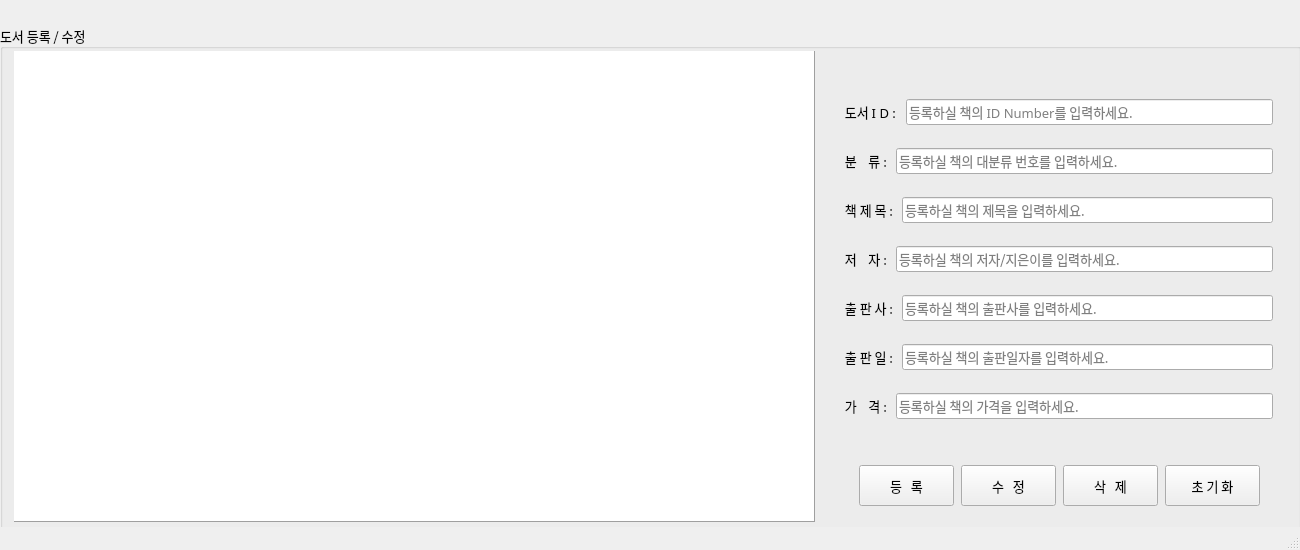
<?xml version="1.0" encoding="UTF-8"?>
<ui version="4.0">
 <class>MainWindow</class>
 <widget class="QMainWindow" name="MainWindow">
  <property name="geometry">
   <rect>
    <x>0</x>
    <y>0</y>
    <width>1300</width>
    <height>550</height>
   </rect>
  </property>
  <property name="maximumSize">
   <size>
    <width>1300</width>
    <height>550</height>
   </size>
  </property>
  <property name="font">
   <font>
    <family>D2Coding</family>
    <pointsize>10</pointsize>
    <weight>50</weight>
    <bold>false</bold>
   </font>
  </property>
  <property name="windowTitle">
   <string>MainWindow</string>
  </property>
  <widget class="QWidget" name="centralwidget">
   <widget class="QWidget" name="verticalLayoutWidget">
    <property name="geometry">
     <rect>
      <x>0</x>
      <y>25</y>
      <width>1301</width>
      <height>511</height>
     </rect>
    </property>
    <layout class="QVBoxLayout" name="verticalLayout">
     <item>
      <layout class="QHBoxLayout" name="horizontalLayout">
       <item>
        <widget class="QGroupBox" name="groupBox">
         <property name="sizePolicy">
          <sizepolicy hsizetype="MinimumExpanding" vsizetype="Preferred">
           <horstretch>0</horstretch>
           <verstretch>0</verstretch>
          </sizepolicy>
         </property>
         <property name="title">
          <string>도서 등록 / 수정</string>
         </property>
         <property name="alignment">
          <set>Qt::AlignLeading|Qt::AlignLeft|Qt::AlignTop</set>
         </property>
         <property name="flat">
          <bool>false</bool>
         </property>
         <widget class="QWidget" name="verticalLayoutWidget_2">
          <property name="geometry">
           <rect>
            <x>842</x>
            <y>57</y>
            <width>431</width>
            <height>361</height>
           </rect>
          </property>
          <layout class="QVBoxLayout" name="verticalLayout_2">
           <item>
            <layout class="QHBoxLayout" name="horizontalLayout_8">
             <item>
              <widget class="QLabel" name="label_6">
               <property name="maximumSize">
                <size>
                 <width>100</width>
                 <height>40</height>
                </size>
               </property>
               <property name="text">
                <string> 도서 I D : </string>
               </property>
              </widget>
             </item>
             <item>
              <widget class="QLineEdit" name="input_book_idno">
               <property name="toolTip">
                <string>등록하실 책의 ID Number를 입력하세요.</string>
               </property>
               <property name="toolTipDuration">
                <number>3</number>
               </property>
               <property name="placeholderText">
                <string>등록하실 책의 ID Number를 입력하세요.</string>
               </property>
              </widget>
             </item>
            </layout>
           </item>
           <item>
            <layout class="QHBoxLayout" name="horizontalLayout_2">
             <item>
              <widget class="QLabel" name="label">
               <property name="maximumSize">
                <size>
                 <width>100</width>
                 <height>40</height>
                </size>
               </property>
               <property name="text">
                <string> 분    류 : </string>
               </property>
              </widget>
             </item>
             <item>
              <widget class="QLineEdit" name="input_book_type">
               <property name="toolTip">
                <string>등록하실 책의 대분류 번호를 입력하세요.</string>
               </property>
               <property name="toolTipDuration">
                <number>3</number>
               </property>
               <property name="placeholderText">
                <string>등록하실 책의 대분류 번호를 입력하세요.</string>
               </property>
              </widget>
             </item>
            </layout>
           </item>
           <item>
            <layout class="QHBoxLayout" name="horizontalLayout_4">
             <item>
              <widget class="QLabel" name="label_2">
               <property name="maximumSize">
                <size>
                 <width>100</width>
                 <height>40</height>
                </size>
               </property>
               <property name="text">
                <string> 책 제 목 : </string>
               </property>
              </widget>
             </item>
             <item>
              <widget class="QLineEdit" name="input_book_name">
               <property name="toolTip">
                <string>등록하실 책의 제목을 입력하세요.</string>
               </property>
               <property name="toolTipDuration">
                <number>3</number>
               </property>
               <property name="placeholderText">
                <string>등록하실 책의 제목을 입력하세요.</string>
               </property>
              </widget>
             </item>
            </layout>
           </item>
           <item>
            <layout class="QHBoxLayout" name="horizontalLayout_5">
             <item>
              <widget class="QLabel" name="label_3">
               <property name="maximumSize">
                <size>
                 <width>100</width>
                 <height>40</height>
                </size>
               </property>
               <property name="text">
                <string> 저    자 : </string>
               </property>
              </widget>
             </item>
             <item>
              <widget class="QLineEdit" name="input_book_edit">
               <property name="toolTip">
                <string>등록하실 책의 저자/지은이를 입력하세요.</string>
               </property>
               <property name="toolTipDuration">
                <number>3</number>
               </property>
               <property name="placeholderText">
                <string>등록하실 책의 저자/지은이를 입력하세요.</string>
               </property>
              </widget>
             </item>
            </layout>
           </item>
           <item>
            <layout class="QHBoxLayout" name="horizontalLayout_3">
             <item>
              <widget class="QLabel" name="label_7">
               <property name="maximumSize">
                <size>
                 <width>100</width>
                 <height>40</height>
                </size>
               </property>
               <property name="text">
                <string> 출 판 사 : </string>
               </property>
              </widget>
             </item>
             <item>
              <widget class="QLineEdit" name="input_book_pubs">
               <property name="placeholderText">
                <string>등록하실 책의 출판사를 입력하세요.</string>
               </property>
              </widget>
             </item>
            </layout>
           </item>
           <item>
            <layout class="QHBoxLayout" name="horizontalLayout_6">
             <item>
              <widget class="QLabel" name="label_4">
               <property name="maximumSize">
                <size>
                 <width>100</width>
                 <height>40</height>
                </size>
               </property>
               <property name="text">
                <string> 출 판 일 : </string>
               </property>
              </widget>
             </item>
             <item>
              <widget class="QLineEdit" name="input_book_date">
               <property name="toolTip">
                <string>등록하실 책의 출판일자를 입력하세요.</string>
               </property>
               <property name="toolTipDuration">
                <number>3</number>
               </property>
               <property name="placeholderText">
                <string>등록하실 책의 출판일자를 입력하세요.</string>
               </property>
              </widget>
             </item>
            </layout>
           </item>
           <item>
            <layout class="QHBoxLayout" name="horizontalLayout_7">
             <item>
              <widget class="QLabel" name="label_5">
               <property name="maximumSize">
                <size>
                 <width>100</width>
                 <height>40</height>
                </size>
               </property>
               <property name="text">
                <string> 가    격 : </string>
               </property>
              </widget>
             </item>
             <item>
              <widget class="QLineEdit" name="input_book_cost">
               <property name="toolTip">
                <string>등록하실 책의 가격을 입력하세요.</string>
               </property>
               <property name="toolTipDuration">
                <number>3</number>
               </property>
               <property name="placeholderText">
                <string>등록하실 책의 가격을 입력하세요.</string>
               </property>
              </widget>
             </item>
            </layout>
           </item>
          </layout>
         </widget>
         <widget class="QWidget" name="horizontalLayoutWidget_8">
          <property name="geometry">
           <rect>
            <x>859</x>
            <y>440</y>
            <width>401</width>
            <height>41</height>
           </rect>
          </property>
          <layout class="QHBoxLayout" name="horizontalLayout_10" stretch="1,1,1,1">
           <property name="spacing">
            <number>7</number>
           </property>
           <property name="rightMargin">
            <number>0</number>
           </property>
           <item>
            <widget class="QPushButton" name="btn_add">
             <property name="sizePolicy">
              <sizepolicy hsizetype="Minimum" vsizetype="MinimumExpanding">
               <horstretch>0</horstretch>
               <verstretch>0</verstretch>
              </sizepolicy>
             </property>
             <property name="text">
              <string>등   록</string>
             </property>
            </widget>
           </item>
           <item>
            <widget class="QPushButton" name="btn_mod">
             <property name="sizePolicy">
              <sizepolicy hsizetype="Minimum" vsizetype="MinimumExpanding">
               <horstretch>0</horstretch>
               <verstretch>0</verstretch>
              </sizepolicy>
             </property>
             <property name="text">
              <string>수   정</string>
             </property>
            </widget>
           </item>
           <item>
            <widget class="QPushButton" name="btn_del">
             <property name="sizePolicy">
              <sizepolicy hsizetype="Minimum" vsizetype="MinimumExpanding">
               <horstretch>0</horstretch>
               <verstretch>0</verstretch>
              </sizepolicy>
             </property>
             <property name="text">
              <string>삭   제</string>
             </property>
            </widget>
           </item>
           <item>
            <widget class="QPushButton" name="btn_clear">
             <property name="sizePolicy">
              <sizepolicy hsizetype="Minimum" vsizetype="MinimumExpanding">
               <horstretch>0</horstretch>
               <verstretch>0</verstretch>
              </sizepolicy>
             </property>
             <property name="font">
              <font>
               <pointsize>10</pointsize>
              </font>
             </property>
             <property name="text">
              <string>  초 기 화  </string>
             </property>
            </widget>
           </item>
          </layout>
         </widget>
         <widget class="QWidget" name="verticalLayoutWidget_3">
          <property name="geometry">
           <rect>
            <x>14</x>
            <y>26</y>
            <width>801</width>
            <height>471</height>
           </rect>
          </property>
          <layout class="QVBoxLayout" name="verticalLayout_5">
           <item>
            <layout class="QHBoxLayout" name="horizontalLayout_11">
             <item>
              <widget class="QTableWidget" name="tblBooks">
               <property name="layoutDirection">
                <enum>Qt::LeftToRight</enum>
               </property>
               <property name="frameShape">
                <enum>QFrame::Panel</enum>
               </property>
               <property name="frameShadow">
                <enum>QFrame::Raised</enum>
               </property>
              </widget>
             </item>
            </layout>
           </item>
          </layout>
         </widget>
        </widget>
       </item>
      </layout>
     </item>
    </layout>
   </widget>
  </widget>
  <widget class="QStatusBar" name="statusbar"/>
 </widget>
 <resources/>
 <connections/>
</ui>
